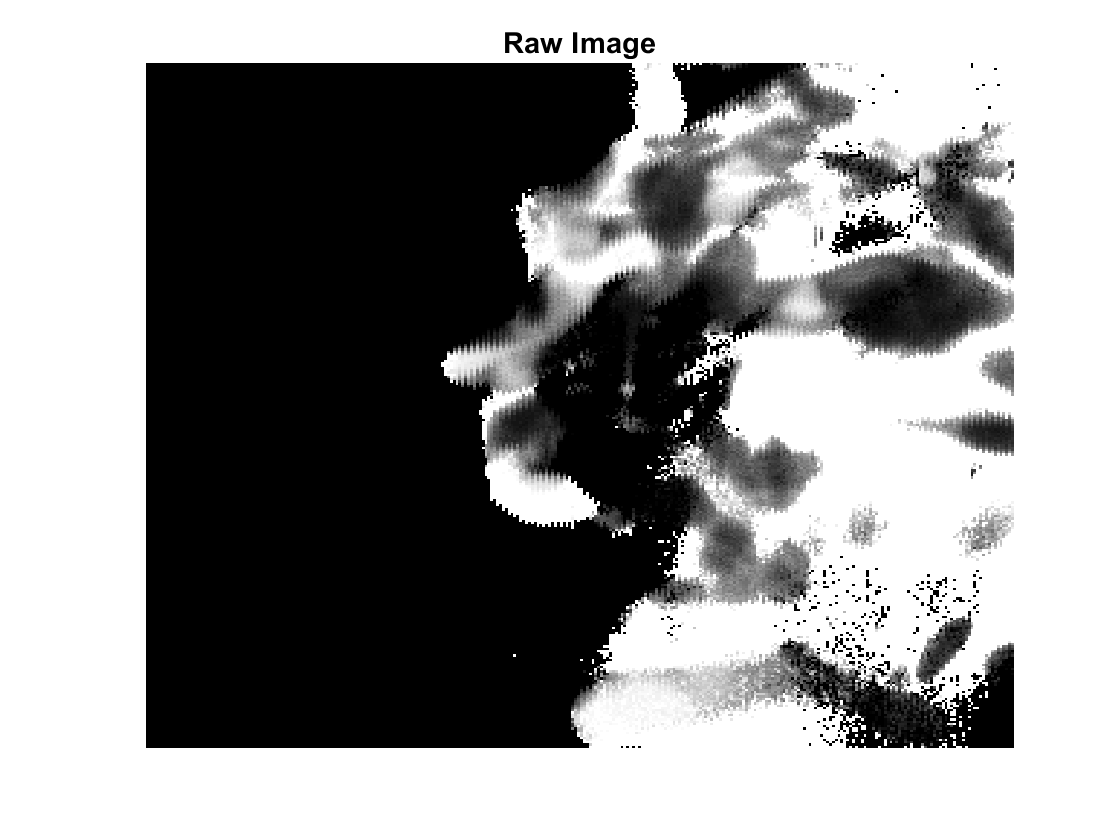
%> input picture shitraw.png, 1120 x 840 px, given in place of Stitched_Z001.tif, which was not available
$ octave creatatraindata.m   (GNU Octave 9; MATLAB toolbox functions it lacks are replaced by stand-ins)
%> lines starting %> are read from the running program, lines starting %| are printed output that depends on the picture; in (x1, y1, x2, y2) boxes, pixels count from 0 and x2, y2 are one past the last pixel; in counts of white or black regions, pixels touching at a corner belong together; the program's own positions count from 1; pictures that were not available may be replaced by others from this repository, and a replacement may not be noted
% clear all; clc;

disp('Please select where the data to segment is');
data_addr = uigetdir('temp', 'Select folder where data is');
%> the answer given: .
a = dir([data_addr '\*.tif']);
numberofslices = numel(a);

picsize = 300; %what size images to be split into
store_addr = "C:\users\Artur\Desktop\temp"; %where to store the images

if ~exist(store_addr, 'dir')
    mkdir(store_addr);
    mkdir(store_addr + "\1_Smallerpics");
    mkdir(store_addr + "\2_Segmented");
    mkdir(store_addr + "\3_Final");
end

%% Split images into smaller images (for Neural Network training)
disp('Splitting data into smaller images');
tic;
for slice = 1:1%numberofslices
    img = 1;
    if(slice<10)
        img_cells = imread(data_addr + "\Stitched_Z00" + num2str(slice)+".tif");
%> img_cells is the input picture: size 840x1120x3 uint8; min 0, max 255, mean 146.6
    elseif(slice<100)
        img_cells = imread(data_addr + "\Stitched_Z0" + num2str(slice)+".tif");
    else
        img_cells = imread(data_addr + "\Stitched_Z" + num2str(slice)+".tif");
    end

    for ro = 1:floor(size(img_cells,1)/picsize)
        for co = 1:floor(size(img_cells,2)/picsize)
            props = regionprops(img_cells(picsize*(ro-1)+1 : picsize*ro,picsize*(co-1)+1:picsize*co));
            if(max([props.Area]) > 50)

                if(img<10)
                    picnr = "000" + num2str(img);
                elseif(img<100)
                    picnr = "00" + num2str(img);
                elseif(img<1000)
                    picnr = "0" + num2str(img);
                else
                    picnr = num2str(img);
                end

                if(slice<10)
                    slicenr = "00" + num2str(slice);
                elseif(slice<100)
                    slicenr = "0" + num2str(slice);
                else
                    slicenr = num2str(slice);
                end

                if(ro<10)
                    ronr = "00" + num2str(ro);
                elseif(ro<100)
                    ronr = "0" + num2str(ro);
                else
                    ronr = num2str(ro);
                end

                if(co<10)
                    conr = "00" + num2str(co);
                elseif(co<100)
                    conr = "0" + num2str(co);
                else
                    conr = numstr(co);
                end

                imwrite(img_cells(picsize*(ro-1)+1 : picsize*ro,picsize*(co-1)+1:picsize*co),...
                store_addr + "\1_Smallerpics\slice"+slicenr+"pic"+picnr+"ro"+ronr+"co"+conr+".tif",'tif');
                display("Image "+ num2str(img)+" Slice " + num2str(slice)+ " Saved");
                img = img + 1;
            end
        end
    end
%> this loop made 2 passes
%| Image 3 Slice 1 Saved
%| Image 6 Slice 1 Saved
%> pass 1, `for co = 1:floor(size(img_cells,2)/picsize) props = regionprops(img_ce..`:
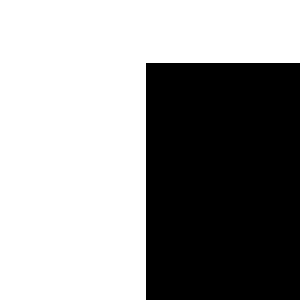
%> saved as slice001pic0001ro001co001.tif: size 300x300 uint8; 59.4% white; 1 black region, box (x1, y1, x2, y2) and area: (146, 63, 300, 300) 36498
%> pass 1, `for co = 1:floor(size(img_cells,2)/picsize) props = regionprops(img_ce..`:
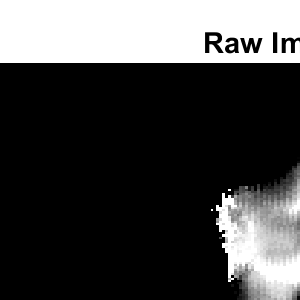
%> saved as slice001pic0002ro001co002.tif: size 300x300 uint8; min 0, max 255, mean 69.2
%> pass 1, `for co = 1:floor(size(img_cells,2)/picsize) props = regionprops(img_ce..`:
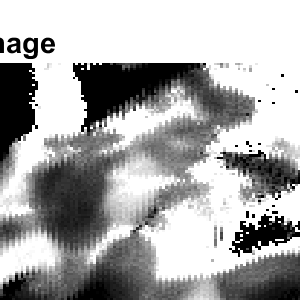
%> saved as slice001pic0003ro001co003.tif: size 300x300 uint8; min 0, max 255, mean 169.5
%> pass 2, `for co = 1:floor(size(img_cells,2)/picsize) props = regionprops(img_ce..`:
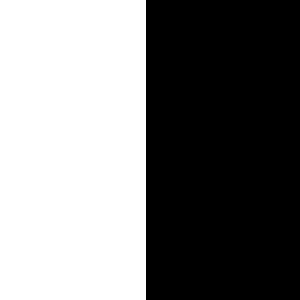
%> saved as slice001pic0004ro002co001.tif: size 300x300 uint8; 48.7% white; 1 white region, box (x1, y1, x2, y2) and area: (0, 0, 146, 300) 43800
%> after the loop, conr = '003'; img = 7; picnr = '0006'; ronr = '002'; slicenr = '001'
    display(num2str(slice) + " / " + num2str(numberofslices) + " slices done");
end

%% Running ImageJ MorphoLibJ plugin to segment the smaller images
disp('Segmenting the smaller images with MorpholibJ');
a = dir([convertStringsToChars(store_addr + "\1_SmallerPics") '\*.tif']);

file = fopen('C:\Users\artur\Desktop\4thYear\Project\Project-Code\filename.txt','w');
fprintf(file,strrep(store_addr,'\','/') + "/2_Segmented/" +"\n");
for n = a'
    fprintf(file, strrep(store_addr,'\','/') + "/1_Smallerpics/" + n.name + "\n");
    fprintf(file, n.name(1:end-4)+"_segm" + "\n");
end
fclose(file);

command = 'vdesk on:2 run:"C:\Users\artur\Desktop\4thYear\Project\Fiji.app\ImageJ-win64.exe" -macro C:/Users/Artur/Desktop/4thYear/Project/Fiji.app/plugins/MorphSegmentation.ijm';
system(command);

%% Make segmented images suitable for neural network
disp('Correcting images to be suitable for Neural Network');
a = dir([convertStringsToChars(store_addr + "\2_Segmented") '\*.tif']);
total = numel(a);

%iter = 1;
for file = a'

    X = imread(store_addr + "\2_Segmented\" + file.name);

    %Swap ones (background) and zeros(edges) in output from imagej to
    %ones for edges and zeros for background
    X2 = X;
    for m = 1:size(X,1)
        for n = 1:size(X,2)
            if(X(m,n) == 0)
                X2(m,n) = 1;
            elseif(X(m,n) == 1)
                X2(m,n) = 0;
            end
        end
    end

    %Remove edges from image
    X3 = X2;
    for m = 1:size(X2,1)
        for n = 1:size(X2,2)
            if(X2(m,n) == 1)
                X3(m,n) = 0;
            end
        end
    end

    %Find areas and positions of the cells / fragments
    %with edges removed
    ka = regionprops(X3);
    Area = [ka.Area];
    Centroids = {ka.Centroid};
    BoundingBoxes = {ka.BoundingBox};
    X4 = X2;

    %Loop through the areas found
    for blob = 1:length(Area)
        %If its area is smaller than 50 or bigger than 5000, discard it, by looping through all the cells
        %inside the bounding box and deleting those that are equal to
        %the class label (val ue of cell at centroid). Looping through
        %the bounding box instead of the whole image was done for
        %speed.
        if(Area(blob) < 50 && Area(blob) ~= 0 || Area(blob) > 5000 && Area(blob) ~= 0)
           labl = X2(floor(Centroids{blob}(2)), floor(Centroids{blob}(1)));
           for m = floor(Centroids{blob}(2)-BoundingBoxes{blob}(4)/2): round(Centroids{blob}(2) + BoundingBoxes{blob}(4)/2)
               for n = floor(Centroids{blob}(1)-BoundingBoxes{blob}(3)/2): round(Centroids{blob}(1) + BoundingBoxes{blob}(3)/2)
                   %Dont check outside image
                   if(m<301 && n<301 && m>0 && n>0)
                       if(X2(m,n) == labl)
                           X4(m,n) = 0;
                       end
                   end
               end
           end
        end
    end

    %Deleting the remaining edges of the globs that were removed. Done
    %by deleting every edge that isnt next to a class label.
    X5 = X4;
    for m = 1:size(X5,1)
        for n = 1:size(X5,2)
            if(X5(m,n) == 1)
                nums = 0;
                for a = -1:1
                    for b = -1:1
                        %dont check outside edges
                        if(m+a < 301 && n+b < 301 && m+a>0 && n+b > 0)
                            if(X5(m+a,n+b) > 1)
                                nums = nums + 1;
                            end
                        end
                    end
                end
                if(nums == 0)
                    X5(m,n) = 0;
                end
            end
        end
    end

    % Remove class labels - make them all equal to 1
    for m = 1:size(X5,1)
        for n = 1:size(X5,2)
            if(X5(m,n)>1)
                X5(m,n) = 1;
            end
        end
    end
    name = file.name;
    imwrite(uint8(X5), store_addr + "\3_Final\" + name(1:end-8) + ".png");
    %display(num2str(iter/total*100)+"% complete");
    %iter = iter + 1;
end
